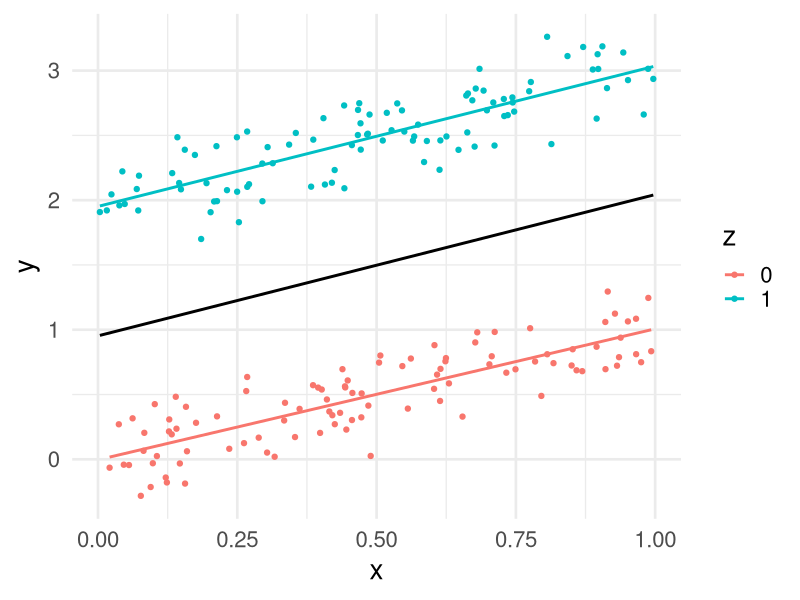
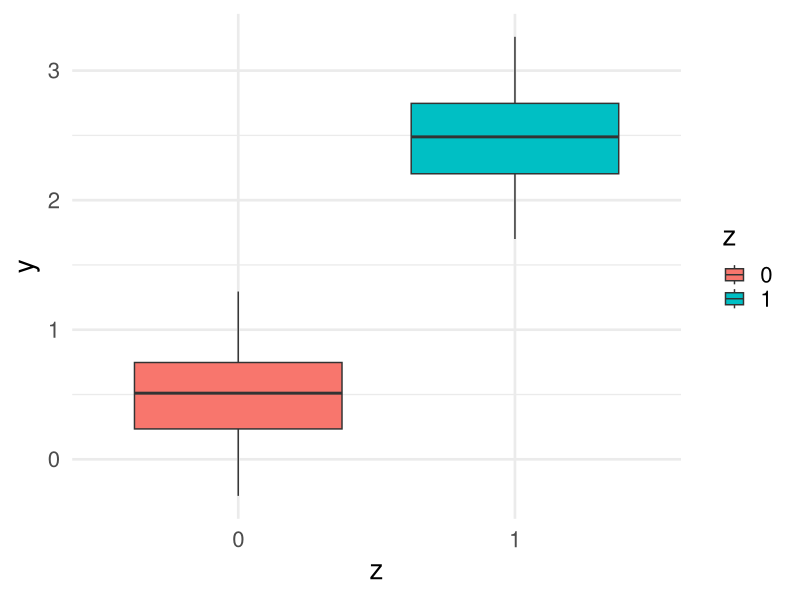
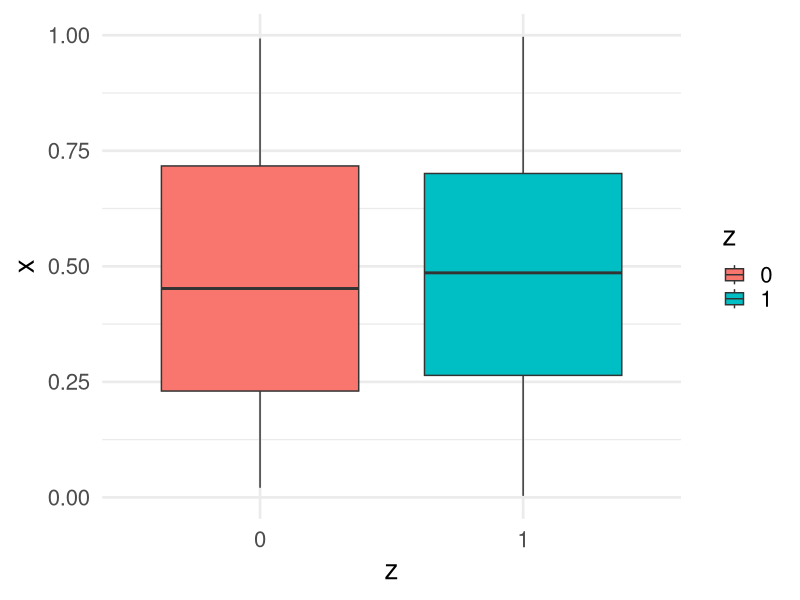
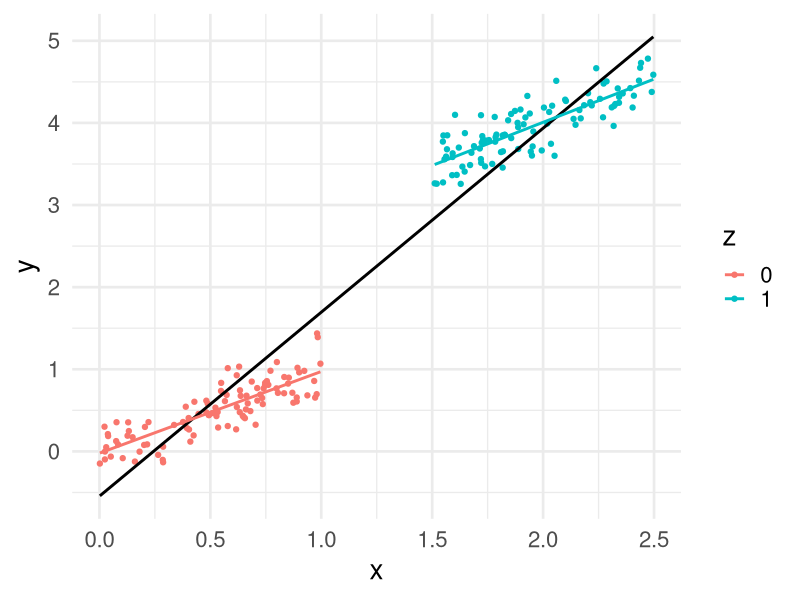
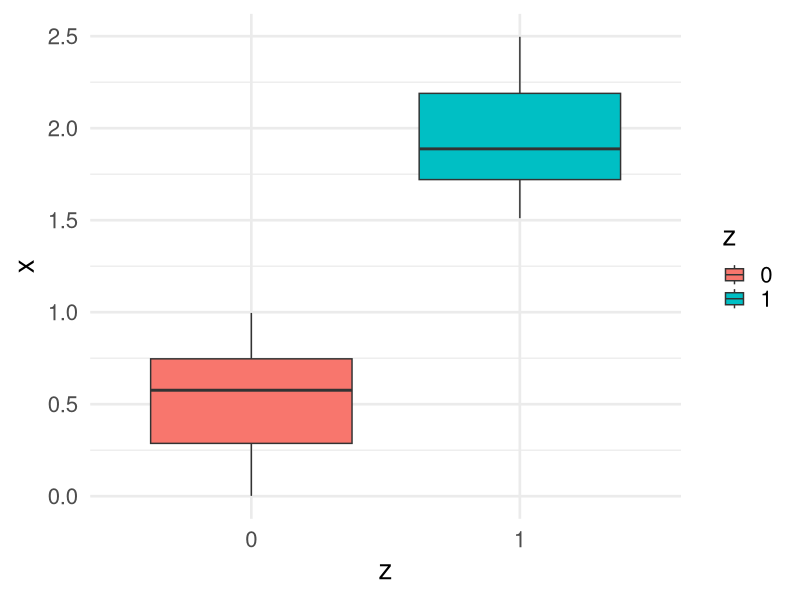
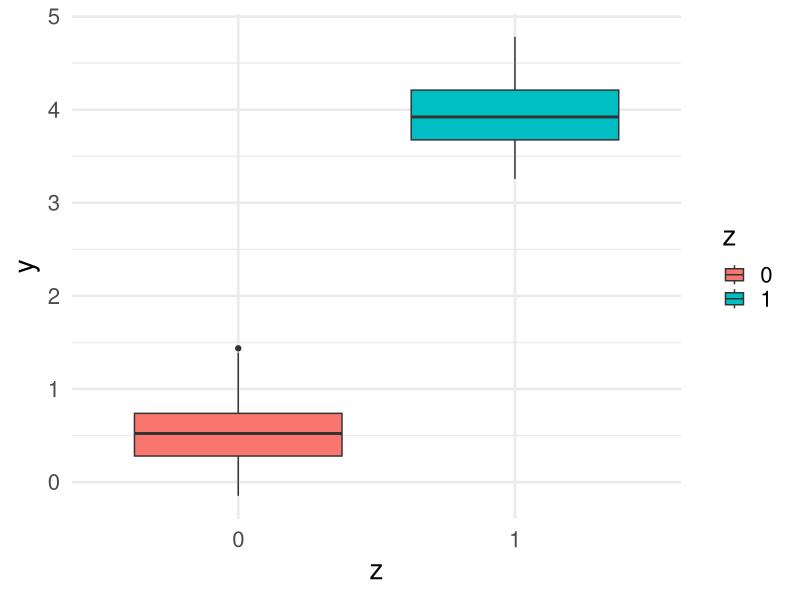
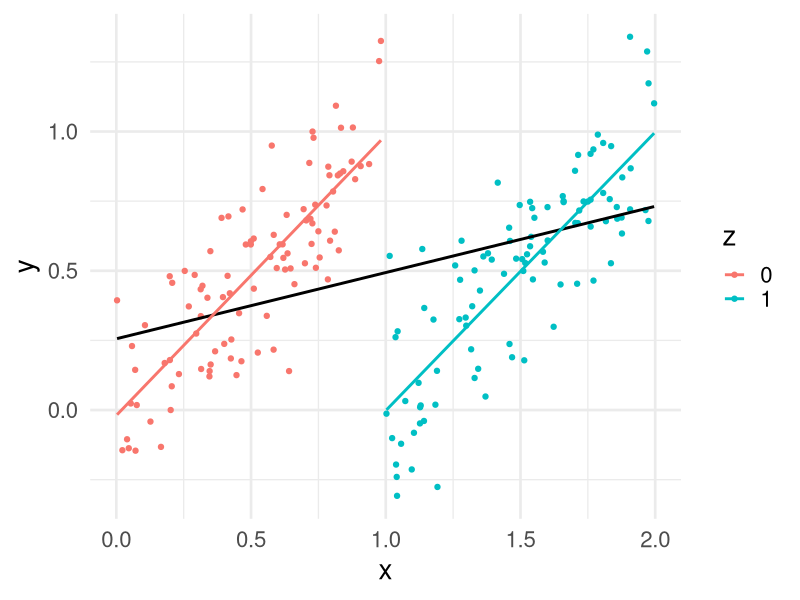
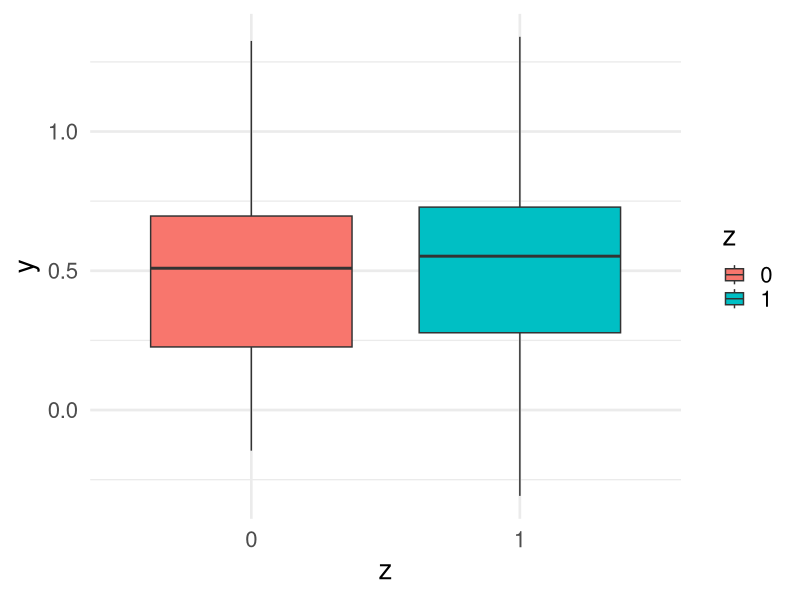

Reproduce these figures in R, in order.
## ---- chunk 1
library(tidyverse)
theme_set(theme_minimal(base_size = 20))
## ---- chunk 2
set.seed(1503)

n <- 200
z <- rep(c(0, 1), each=n/2)
x <- runif(n)
beta0 <- 0
beta1 <- 2
beta2 <- 1
sigma <- .2

y <- beta0 + beta1 * z + beta2 * x + rnorm(n, sd = sigma)
## ---- chunk 3
df <- data.frame(x, y, z=factor(z))
ggplot(df, aes(x = x, y = y, color = z)) +
    geom_point() +
    geom_smooth(method = "lm", se = FALSE, color = "black") +
    geom_smooth(method = "lm", se = FALSE)
## ---- chunk 4
ggplot(df, aes(y = y, x = z, fill=z)) +
    geom_boxplot()
## ---- chunk 5
ggplot(df, aes(y = x, x = z, fill=z)) +
    geom_boxplot()
## ---- chunk 6
fit1 <- lm(y ~ z + x)
summary(fit1)
## ---- chunk 7
data.frame(estimate = round(fit1$coefficients, 2),
           true =c(beta0, beta1, beta2))
## ---- chunk 8
fit1b <- lm(y ~ z)
summary(fit1b)
## ---- chunk 9
data.frame(estimate = round(fit1b$coefficients, 2),
           true =c(beta0, beta1))
## ---- chunk 10
set.seed(1538)

n <- 200
z <- rep(c(0, 1), each=n/2)
x <- c(runif(n/2), runif(n/2, min = 1.5, max = 2.5))
beta0 <- 0
beta1 <- 2
beta2 <- 1
sigma <- .2

y <- beta0 + beta1 * z + beta2 * x + rnorm(n, sd = sigma)
## ---- chunk 11
df <- data.frame(x, y, z=factor(z))
ggplot(df, aes(x = x, y = y, color = z)) +
    geom_point() +
    geom_smooth(method = "lm", se = FALSE, color = "black") +
    geom_smooth(method = "lm", se = FALSE)
## ---- chunk 12
ggplot(df, aes(y = x, x = z, fill=z)) +
    geom_boxplot()
## ---- chunk 13
ggplot(df, aes(y = y, x = z, fill=z)) +
    geom_boxplot()
## ---- chunk 14
fit2 <- lm(y ~ z + x)
summary(fit2)
## ---- chunk 15
data.frame(estimate=round(fit2$coefficients, 2), 
           true=round(c(beta0, beta1, beta2), 2))
## ---- chunk 16
fit2b <- lm(y ~ z)
summary(fit2b)
## ---- chunk 17
data.frame(estimate=round(fit2b$coefficients, 2), 
           true=c(beta0, beta1))
## ---- chunk 18
set.seed(1547)

n <- 200
z <- rep(c(0, 1), each=n/2)
x <- c(runif(n/2), runif(n/2, min = 1, max = 2))
beta0 <- 0
beta1 <- -1
beta2 <- 1
sigma <- .2

y <- beta0 + beta1 * z + beta2 * x + rnorm(n, sd = sigma)
## ---- chunk 19
df <- data.frame(x, y, z=factor(z))
ggplot(df, aes(x = x, y = y, color = z)) +
    geom_point() +
    geom_smooth(method = "lm", se = FALSE, color = "black") +
    geom_smooth(method = "lm", se = FALSE)
## ---- chunk 20
ggplot(df, aes(y = y, x = z, fill=z)) +
    geom_boxplot()
## ---- chunk 21
fit3 <- lm(y ~ z + x)
summary(fit3)
## ---- chunk 22
data.frame(estimate=round(fit3$coefficients, 2), 
           true=c(beta0, beta1, beta2))
## ---- chunk 23
fit3b <- lm(y ~ z)
summary(fit3b)
## ---- chunk 24
data.frame(estimate=round(fit3b$coefficients, 2), 
           true=c(beta0, beta1))
## ---- chunk 25
set.seed(1547)

n <- 200
z <- rep(c(0, 1), each=n/2)
x <- c(runif(n/2), runif(n/2, min = 1, max = 2))
beta0 <- 0
beta1 <- -2
beta2 <- 1
sigma <- .2

y <- beta0 + beta1 * z + beta2 * x + rnorm(n, sd = sigma)
## ---- chunk 26
df <- data.frame(x, y, z=factor(z))
ggplot(df, aes(x = x, y = y, color = z)) +
    geom_point() +
    geom_smooth(method = "lm", se = FALSE, color = "black") +
    geom_smooth(method = "lm", se = FALSE)
## ---- chunk 27
fit4 <- lm(y ~ z + x)
summary(fit4)
## ---- chunk 28
data.frame(estimate=round(fit4$coefficients, 2), 
           true=c(beta0, beta1, beta2))
## ---- chunk 29
fit4b <- lm(y ~ x)
summary(fit4b)
## ---- chunk 30
data.frame(estimate=round(fit4b$coefficients, 2), 
           true=c(beta0, beta2))
